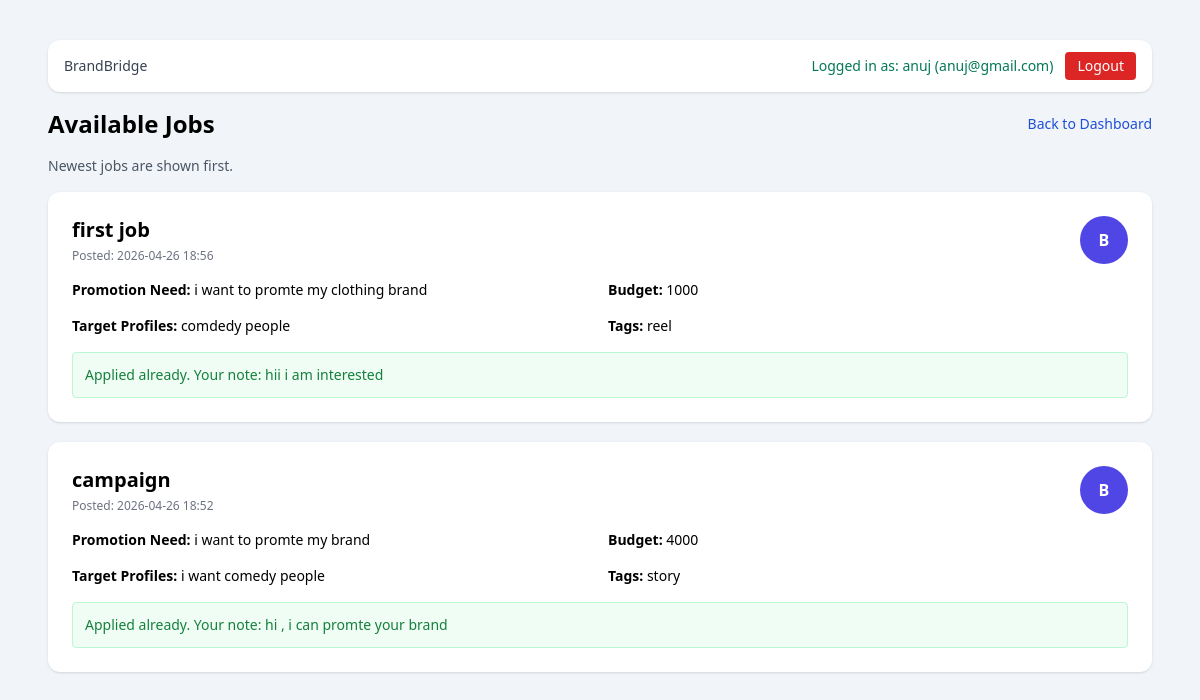
The app's page /jobs (signed in) with its own data.
### app/models.py (models this page shows)
class User(Base):
    __tablename__ = "users"
    id = Column(Integer, primary_key=True, index=True)
    email = Column(String(255), unique=True, nullable=False, index=True)
    password_hash = Column(String(255), nullable=False)
    role = Column(SqlEnum(UserRole), default=UserRole.USER, nullable=False)
    is_active = Column(Boolean, default=True, nullable=False)
    created_at = Column(DateTime, default=datetime.utcnow, nullable=False)
    profile = relationship("Profile", back_populates="user", uselist=False)
    basic_profiles = relationship("BasicProfile", back_populates="user")
    sent_messages = relationship(
        "Message", back_populates="sender", foreign_keys="Message.sender_id"
    )
    received_messages = relationship(
        "Message", back_populates="receiver", foreign_keys="Message.receiver_id"
    )

class Job(Base):
    __tablename__ = "jobs"
    id = Column(Integer, primary_key=True, index=True)
    brand_user_id = Column(Integer, ForeignKey("users.id"), nullable=False, index=True)
    title = Column(String(150), nullable=False)
    promotion_requirement = Column(Text, nullable=False)
    budget = Column(String(80), nullable=False)
    target_instagram_profiles = Column(Text, nullable=False)
    promotion_tags = Column(String(255), nullable=False)
    profile_image_url = Column(String(255), nullable=True)
    created_at = Column(DateTime, default=datetime.utcnow, nullable=False, index=True)
    updated_at = Column(DateTime, default=datetime.utcnow, nullable=False)
    brand_user = relationship("User")
    applications = relationship("JobApplication", back_populates="job", cascade="all, delete-orphan")

class JobApplication(Base):
    __tablename__ = "job_applications"
    __table_args__ = (
        UniqueConstraint("job_id", "advertiser_user_id", name="uq_job_advertiser_application"),
    )
    id = Column(Integer, primary_key=True, index=True)
    job_id = Column(Integer, ForeignKey("jobs.id"), nullable=False, index=True)
    advertiser_user_id = Column(Integer, ForeignKey("users.id"), nullable=False, index=True)
    description = Column(Text, nullable=False)
    is_selected = Column(Boolean, default=False, nullable=False)
    created_at = Column(DateTime, default=datetime.utcnow, nullable=False, index=True)
    updated_at = Column(DateTime, default=datetime.utcnow, nullable=False)
    job = relationship("Job", back_populates="applications")
    advertiser_user = relationship("User")

### app/main.py (the view)
@app.get("/jobs", response_class=HTMLResponse)
def jobs_page(request: Request, db: Session = Depends(get_db)):
    user = _get_user_from_cookie(request, db)
    if not user:
        return RedirectResponse(url="/?error=Please login first.", status_code=303)
    try:
        _require_completed_basic_profile(db, user.id, models.ProfileType.ADVERTISER)
    except HTTPException:
        return RedirectResponse(
            url="/dashboard?error=Complete your advertiser profile to see jobs.", status_code=303
        )
    jobs = db.query(models.Job).order_by(models.Job.created_at.desc()).all()
    my_applications = (
        db.query(models.JobApplication).filter(models.JobApplication.advertiser_user_id == user.id).all()
    )
    applied_map = {item.job_id: item for item in my_applications}
    return templates.TemplateResponse(
        request,
        "jobs_list.html",
        {
            "request": request,
            "user": user,
            "display_name": user.email.split("@")[0],
            "jobs": jobs,
            "applied_map": applied_map,
            "success": request.query_params.get("success"),
            "error": request.query_params.get("error"),
        },
    )

### templates/jobs_list.html (shortened to what this page needs)
<!DOCTYPE html>
<html lang="en">
<head>
  <script src="https://cdn.tailwindcss.com"></script>
</head>
<body class="bg-slate-100 min-h-screen">
  <main class="max-w-6xl mx-auto px-6 py-10">
    <div class="mb-4 bg-white rounded-xl shadow px-4 py-3 flex items-center justify-between">
      <span class="text-sm text-gray-700 font-medium">BrandBridge</span>
      <div class="flex items-center gap-3">
        <span class="text-sm text-emerald-700">Logged in as: {{ display_name }} ({{ user.email }})</span>
        <form action="/ui/logout" method="post">
          <button type="submit" class="text-sm bg-red-600 text-white px-3 py-1 rounded">Logout</button>
        </form>
      </div>
    </div>
    <div class="flex items-center justify-between mb-4">
      <h1 class="text-2xl font-bold">Available Jobs</h1>
      <a href="/dashboard" class="text-sm text-blue-700">Back to Dashboard</a>
    </div>
    <p class="text-sm text-gray-600 mb-4">Newest jobs are shown first.</p>
    <div class="space-y-5">
      {% for job in jobs %}
        <section class="bg-white rounded-xl shadow p-6">
          <div class="flex items-start justify-between gap-4">
            <div>
              <h2 class="text-xl font-semibold">{{ job.title }}</h2>
              <p class="text-xs text-gray-500 mt-1">Posted: {{ job.created_at.strftime('%Y-%m-%d %H:%M') }}</p>
            </div>
            {% if job.profile_image_url %}
              <img src="{{ job.profile_image_url }}" alt="Brand profile" class="w-12 h-12 rounded-full object-cover border" />
            {% else %}
              <div class="w-12 h-12 rounded-full bg-indigo-600 text-white flex items-center justify-center font-semibold">B</div>
            {% endif %}
          </div>
          <div class="mt-4 grid md:grid-cols-2 gap-4 text-sm">
            <p><span class="font-semibold">Promotion Need:</span> {{ job.promotion_requirement }}</p>
            <p><span class="font-semibold">Budget:</span> {{ job.budget }}</p>
            <p><span class="font-semibold">Target Profiles:</span> {{ job.target_instagram_profiles }}</p>
            <p><span class="font-semibold">Tags:</span> {{ job.promotion_tags }}</p>
          </div>
          {% set existing = applied_map.get(job.id) %}
          {% if existing %}
            <div class="mt-4 rounded border border-green-200 bg-green-50 p-3 text-sm text-green-700">
              Applied already. Your note: {{ existing.description }}
            </div>
          {% endif %}
        </section>
      {% else %}
        <div class="bg-white rounded-xl shadow p-6 text-gray-600">No jobs posted yet.</div>
      {% endfor %}
    </div>
  </main>
</body>
</html>

### records on screen
User: email "anuj@gmail.com"
Job: title "first job", created_at "2026-04-26 18:56", shows "B", promotion_requirement "i want to promte my clothing brand", budget "1000", target_instagram_profiles "comdedy people", promotion_tags "reel"
JobApplication: description "hii i am interested"
Job: title "campaign", created_at "2026-04-26 18:52", shows "B", promotion_requirement "i want to promte my brand", budget "4000", target_instagram_profiles "i want comedy people", promotion_tags "story"
JobApplication: description "hi , i can promte your brand"

### other values on screen
{{ display_name }} "anuj"
